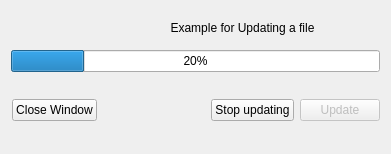
<?xml version="1.0" encoding="UTF-8"?>
<ui version="4.0">
 <class>Form</class>
 <widget class="QWidget" name="Form">
  <property name="geometry">
   <rect>
    <x>0</x>
    <y>0</y>
    <width>391</width>
    <height>154</height>
   </rect>
  </property>
  <property name="windowTitle">
   <string/>
  </property>
  <property name="windowIcon">
   <iconset>
    <normalon>:/img_16x16/img_16x16/Update.png</normalon>
   </iconset>
  </property>
  <layout class="QGridLayout" name="gridLayout">
   <item row="0" column="0">
    <layout class="QVBoxLayout" name="verticalLayout_2">
     <item>
      <widget class="QLabel" name="label">
       <property name="text">
        <string/>
       </property>
       <property name="pixmap">
        <pixmap>:/img_64x64/img_64x64/Update.png</pixmap>
       </property>
      </widget>
     </item>
    </layout>
   </item>
   <item row="0" column="1" colspan="3">
    <layout class="QVBoxLayout" name="verticalLayout">
     <item>
      <widget class="QLabel" name="labelUpdate">
       <property name="text">
        <string>Example for Updating a file</string>
       </property>
       <property name="alignment">
        <set>Qt::AlignCenter</set>
       </property>
      </widget>
     </item>
    </layout>
   </item>
   <item row="1" column="0" colspan="4">
    <widget class="QProgressBar" name="progressBarUpdate">
     <property name="enabled">
      <bool>true</bool>
     </property>
     <property name="value">
      <number>20</number>
     </property>
    </widget>
   </item>
   <item row="2" column="0" rowspan="2" colspan="4">
    <layout class="QHBoxLayout" name="horizontalLayout">
     <item>
      <spacer name="horizontalSpacer">
       <property name="orientation">
        <enum>Qt::Horizontal</enum>
       </property>
       <property name="sizeType">
        <enum>QSizePolicy::Fixed</enum>
       </property>
       <property name="sizeHint" stdset="0">
        <size>
         <width>1</width>
         <height>20</height>
        </size>
       </property>
      </spacer>
     </item>
     <item>
      <widget class="QPushButton" name="pushButtonClose">
       <property name="text">
        <string>Close Window</string>
       </property>
       <property name="icon">
        <iconset>
         <normalon>:/img_24x24/img_24x24/Cancel.png</normalon>
        </iconset>
       </property>
      </widget>
     </item>
     <item>
      <spacer name="horizontalSpacer_2">
       <property name="orientation">
        <enum>Qt::Horizontal</enum>
       </property>
       <property name="sizeHint" stdset="0">
        <size>
         <width>40</width>
         <height>20</height>
        </size>
       </property>
      </spacer>
     </item>
     <item>
      <widget class="QPushButton" name="pushButtonCancel">
       <property name="text">
        <string>Stop updating</string>
       </property>
       <property name="icon">
        <iconset>
         <normalon>:/img_24x24/img_24x24/No.png</normalon>
        </iconset>
       </property>
      </widget>
     </item>
     <item>
      <widget class="QPushButton" name="pushButtonUpdate">
       <property name="enabled">
        <bool>false</bool>
       </property>
       <property name="text">
        <string>Update</string>
       </property>
       <property name="icon">
        <iconset>
         <normalon>:/img_24x24/img_24x24/Update.png</normalon>
        </iconset>
       </property>
      </widget>
     </item>
    </layout>
   </item>
   <item row="3" column="2">
    <spacer name="verticalSpacer_2">
     <property name="orientation">
      <enum>Qt::Vertical</enum>
     </property>
     <property name="sizeType">
      <enum>QSizePolicy::Fixed</enum>
     </property>
     <property name="sizeHint" stdset="0">
      <size>
       <width>20</width>
       <height>2</height>
      </size>
     </property>
    </spacer>
   </item>
  </layout>
 </widget>
 <resources>
  <include location="../images/images.qrc"/>
 </resources>
 <connections/>
</ui>
